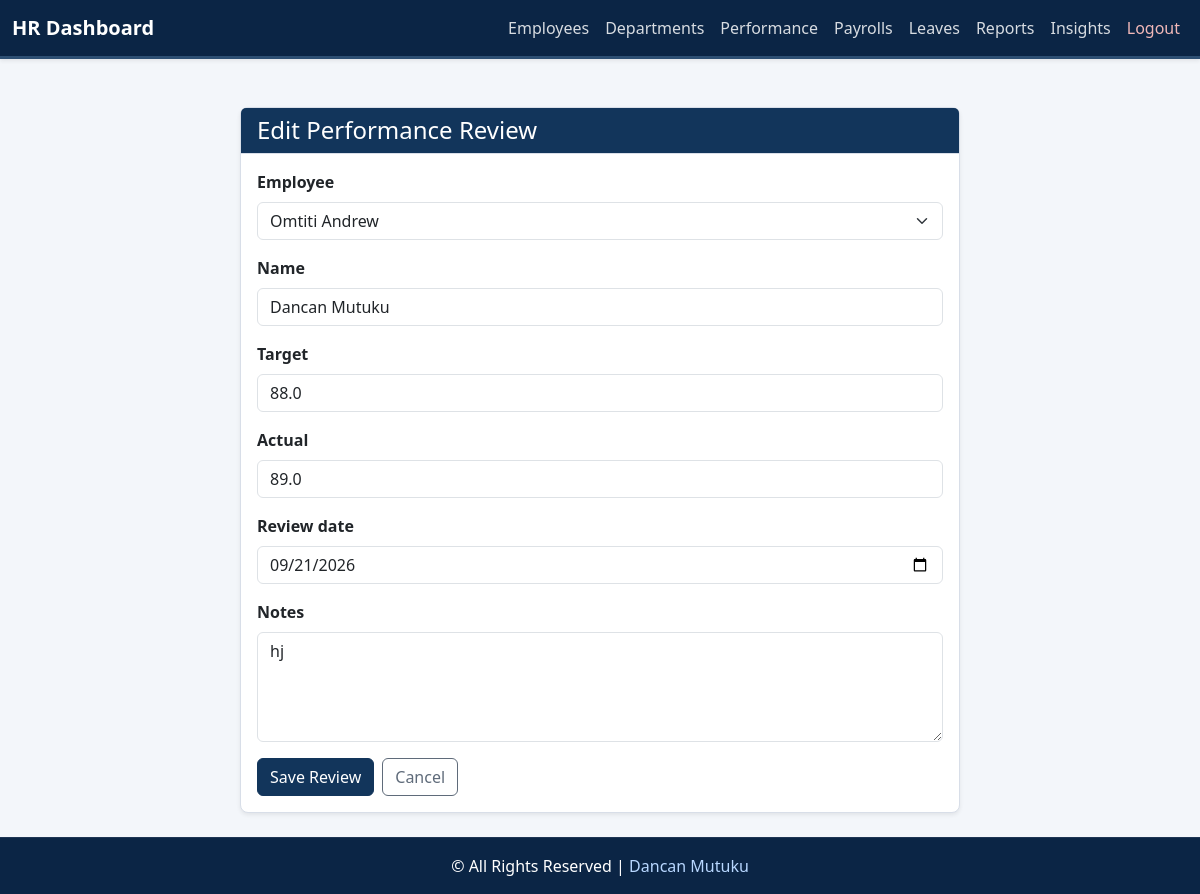
The app's page /hr/performance/1/edit/ (signed in) with its own data.
### core/models.py (models this page shows, shortened)
class KPI(models.Model):
    employee = models.ForeignKey(Employee, on_delete=models.CASCADE, related_name='kpis')
    name = models.CharField(max_length=200)
    target = models.FloatField()
    actual = models.FloatField(null=True, blank=True)
    review_date = models.DateField(null=True, blank=True)
    notes = models.TextField(blank=True)

### core/views.py (the view)
# urls.py: path("hr/performance/<int:pk>/edit/", views.hr_kpi_edit, name="hr_kpi_edit"),
@login_required
@group_required('HR')
def hr_kpi_edit(request, pk):
    kpi = get_object_or_404(KPI, pk=pk)
    if request.method == 'POST':
        form = KPIForm(request.POST, instance=kpi)
        if form.is_valid():
            form.save()
            messages.success(request, 'Performance review updated successfully.')
            return redirect('hr_kpi_list')
    else:
        form = KPIForm(instance=kpi)
    return render(request, 'hr/kpi_form.html', {'form': form, 'title': 'Edit Performance Review'})

### core/forms.py (shortened to what this page needs)
class KPIForm(forms.ModelForm):
    class Meta:
        model = KPI
        fields = ['employee', 'name', 'target', 'actual', 'review_date', 'notes']
        widgets = {
            'employee': forms.Select(attrs={'class': 'form-select'}),
            'name': forms.TextInput(attrs={'class': 'form-control'}),
            'target': forms.NumberInput(attrs={'class': 'form-control', 'step': '0.01', 'min': '0.01'}),
            'actual': forms.NumberInput(attrs={'class': 'form-control', 'step': '0.01', 'min': '0'}),
            'review_date': forms.DateInput(attrs={'class': 'form-control', 'type': 'date'}),
            'notes': forms.Textarea(attrs={'class': 'form-control', 'rows': 4}),
        }

### core/models.py (called while the page is built)
    def __str__(self):
        return self.full_name

    @property
    def full_name(self):
        if self.user:
            return self.user.get_full_name() or self.user.username
        return "-"

### core/views.py (called while the page is built)
def group_required(group_name):
    def check(user):
        return user.is_superuser or user.groups.filter(name=group_name).exists()
    return user_passes_test(check)

### core/templates/hr/kpi_form.html (shortened to what this page needs)
{% extends "base_hr.html" %}
{% block content %}
<div class="container mt-4">
    <div class="row justify-content-center">
        <div class="col-12 col-lg-8">
            <div class="card shadow-sm">
                <div class="card-header bg-primary text-white">
                    <h4 class="mb-0">{{ title }}</h4>
                </div>
                <div class="card-body">
                    <form method="post" novalidate>
                        {% for field in form %}
                            <div class="mb-3">
                                <label for="{{ field.id_for_label }}" class="form-label fw-semibold">{{ field.label }}</label>
                                {{ field }}
                            </div>
                        {% endfor %}
                        <div class="d-flex gap-2">
                            <button type="submit" class="btn btn-primary">Save Review</button>
                            <a href="{% url 'hr_kpi_list' %}" class="btn btn-outline-secondary">Cancel</a>
                        </div>
                    </form>
                </div>
            </div>
        </div>
    </div>
</div>
{% endblock %}

### core/templates/base_hr.html (style rules this page uses)
:root { --brand: #12355b; --brand-dark: #0b2545; --brand-mid: #2d4f73; --brand-soft: #e8eef5; --success: #2f6f5e; --warning: #b7791f; --danger: #a33a3a; --info: #4f718b; --neutral: #5f6b7a; --page: #f3f6fa; --surface: #ffffff; --border: #d8dee8; --text: #18212f; --muted: #637083; }
body { min-height: 100vh; display: flex; flex-direction: column; font-family: "Segoe UI", Tahoma, Geneva, Verdana, sans-serif; background-color: var(--page); color: var(--text); }
.card { border-color: var(--border) !important; border-radius: 8px !important; box-shadow: 0 8px 24px rgba(18, 53, 91, 0.06); }
.card-header { border-bottom-color: var(--border); font-weight: 600; }
.bg-primary, .bg-info, .bg-success, .bg-warning { background-color: var(--brand) !important; color: #fff !important; }
.btn { border-radius: 6px; font-weight: 500; }
.btn-primary, .btn-info, .btn-success, .btn-dark { background-color: var(--brand) !important; border-color: var(--brand) !important; color: #fff !important; }
.btn-outline-secondary { color: var(--neutral) !important; border-color: var(--neutral) !important; }
.card-header, .list-group-item { overflow-wrap: anywhere; }

### records on screen
KPI: form "Omtiti Andrew" "Dancan Mutuku" "88.0" "89.0" "09/21/2026" "hj"

### other values on screen
{{ title }} "Edit Performance Review"
{{ field.label }} "Employee" "Name" "Target" "Actual" "Review date" "Notes"
